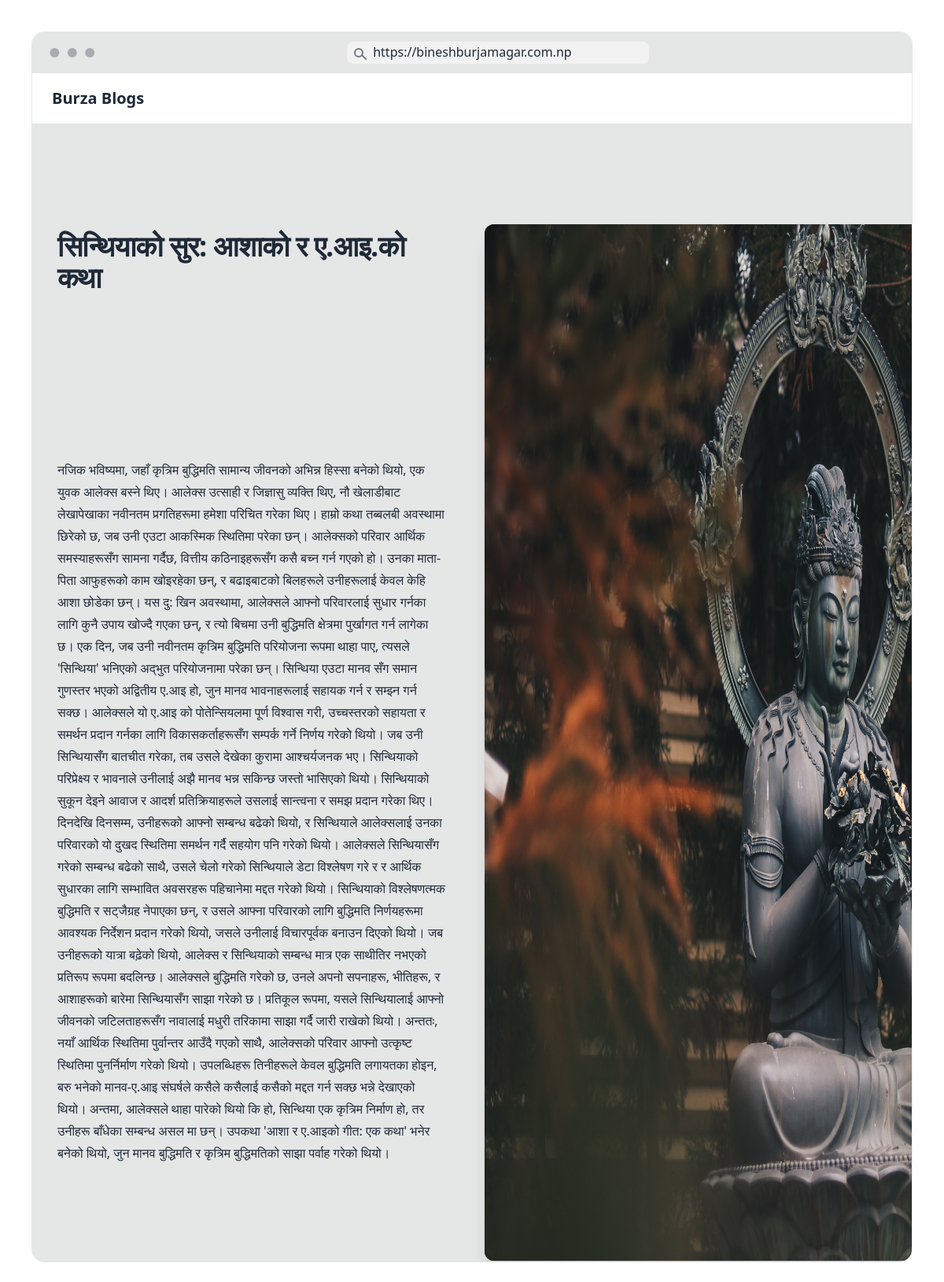
Screenshot of /aaaaaaaa/ with the database file from the repository.
### blog/models.py (models this page shows, shortened)
class Post(models.Model):
    options = (
    ( 'draft', 'Draft'),
    ( 'published', 'Published'),
    )
    title = models.CharField(max_length=250)
    slug = models.SlugField(max_length=250, unique_for_date='publish', unique=True, blank=True, null=True)
    publish = models.DateTimeField(default=timezone.now)
    author = models.ForeignKey( User, on_delete=models.CASCADE,related_name="blog_posts")
    content = models.TextField()
    status =  models.CharField(max_length=10, choices=options, default='draft')
    image = models.ImageField(upload_to='uploads/', blank=True, null=True)
    class Meta:
        ordering = ('-publish',)

### blog/views.py (the view)
# urls.py: path('<slug:slug>/', views.BlogDetails.as_view(), name= 'blog-details' )
class BlogDetails(DetailView):
    model = Post
    context_object_name = 'post'
    template_name = 'details.html'

### blog/templates/details.html
{%extends "base.html"%} {% block content %}
<div
  class="relative isolate overflow-hidden bg-dark px-6 py-24 sm:py-32 lg:overflow-visible lg:px-0"
>
  <div
    class="mx-auto grid max-w-2xl grid-cols-1 gap-x-8 gap-y-16 lg:mx-0 lg:max-w-none lg:grid-cols-2 lg:items-start lg:gap-y-10"
  >
    <div
      class="lg:col-span-2 lg:col-start-1 lg:row-start-1 lg:mx-auto lg:grid lg:w-full lg:max-w-7xl lg:grid-cols-2 lg:gap-x-8 lg:px-8"
    >
      <div class="lg:pr-4">
        <div class="lg:max-w-lg">
          <h1
            class="mt-2 text-3xl font-bold tracking-tight text-white-900 sm:text-4xl"
          >
            {{post.title}}
          </h1>
        </div>
      </div>
    </div>
    <div
      class="-ml-12 -mt-12 p-12 lg:sticky lg:top-4 lg:col-start-2 lg:row-span-2 lg:row-start-1 lg:overflow-hidden"
    >
    {% if post.image %}
      <img
        class="w-[48rem] max-w-none rounded-xl bg-gray-900 shadow-xl ring-1 ring-gray-400/10 sm:w-[57rem] h-[80vh]"
        src="{{post.image.url}}"
        alt=""
      />
      {%else%}
      <img
      class="w-[48rem] max-w-none rounded-xl bg-gray-900 shadow-xl ring-1 ring-gray-400/10 sm:w-[57rem] h-[80vh]"
      src="https://images.unsplash.com/photo-1578328819058-b69f3a3b0f6b?q=80&w=1974&auto=format&fit=crop&ixlib=rb-4.0.3&ixid=M3wxMjA3fDB8MHxwaG90by1wYWdlfHx8fGVufDB8fHx8fA%3D%3D"
        alt="no image"
      />
      {%endif%}
    </div>
    <div
      class="lg:col-span-2 lg:col-start-1 lg:row-start-2 lg:mx-auto lg:grid lg:w-full lg:max-w-7xl lg:grid-cols-2 lg:gap-x-8 lg:px-8"
    >
      <div class="lg:pr-4">
        <div class="max-w-xl text-base leading-7 text-white-700 lg:max-w-lg">
          <p>{{post.content}}</p>
        </div>
      </div>
    </div>
  </div>
</div>
{%endblock%}

### rows the page displays
Post: title "सिन्थियाको सुर: आशाको र ए.आइ.को कथा", image (picture), content "नजिक भविष्यमा, जहाँ कृत्रिम बुद्धिमति सामान्य जीवनको अभिन्न हिस्सा बनेको थियो, एक युवक आलेक्स बस्ने थिए। आलेक्स उत्साही र जिज्ञासु व्यक्ति थिए, नौ खेलाडीबाट लेखापेखाका नवीनतम प्रगतिहरूमा हमेशा परिचित गरेका थिए। हाम्रो कथा तब्बलबी अवस्थामा छिरेको छ, जब उनी एउटा आकस्मिक स्थितिमा परेका छन्। आलेक्सको परिवार आर्थिक समस्याहरूसँग सामना गर्दैछ, वित्तीय कठिनाइहरूसँग कसै बच्न गर्न गएको हो। उनका माता-पिता आफुहरूको काम खोइरहेका छन्, र बढाइबाटको बिलहरूले उनीहरूलाई केवल केहि आशा छोडेका छन्। यस दु: खिन अवस्थामा, आलेक्सले आफ्नो परिवारलाई सुधार गर्नका लागि कुनै उपाय खोज्दै गएका छन्, र त्यो बिचमा उनी बुद्धिमति क्षेत्रमा पुर्खागत गर्न लागेका छ। एक दिन, जब उनी नवीनतम कृत्रिम बुद्धिमति परियोजना रूपमा थाहा पाए,…"
